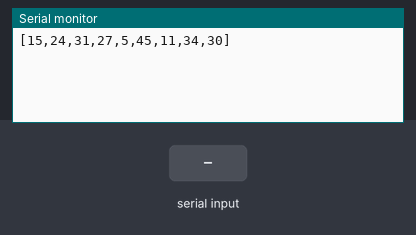
A sketch run on a simulated Arduino Uno, built with avr-gcc and run on an emulated ATmega328P. Parts: the last lines printed to the serial monitor. The test bench sets the inputs (shaded band). Random numbers use the default seed unless the sketch sets one.

Above: at 1.2 s.
1.3 s: "1\n" received over Serial
At 1.9 s:
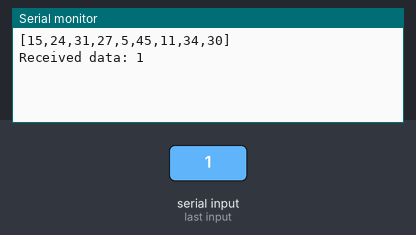
2.8 s: "0\n" received over Serial
At 2.96 s:
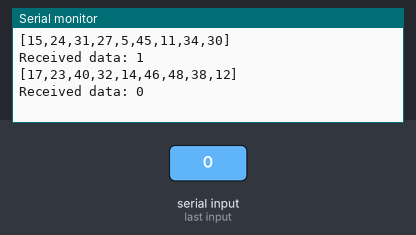
4.3 s: "2\n" received over Serial
At 4.8 s:
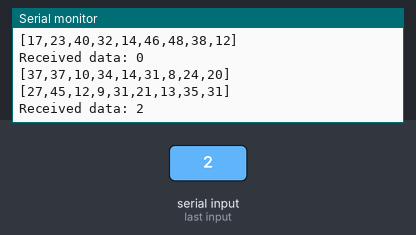
Timing chart, 0 to 7.3 s (numbered marks = the images above; inputs shaded):
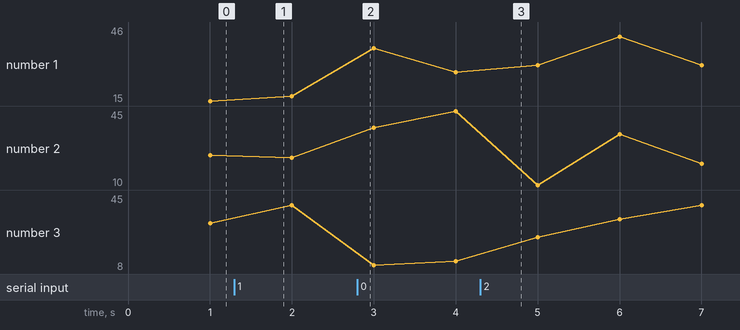

The sketch:

dummyTHD.ino
```cpp
unsigned long previousMillis = 0;   // Variable to store the last time data was sent
const long interval = 1000;         // Interval between data transmissions (in milliseconds)

void setup() {
  Serial.begin(9600);               // Initialize serial communication at 9600 baud rate
  randomSeed(analogRead(0));        // Seed the random number generator with an analog pin reading
}

void loop() {
  unsigned long currentMillis = millis();  // Get the current time in milliseconds

  // Check if it's time to send data
  if (currentMillis - previousMillis >= interval) {
    previousMillis = currentMillis;  // Update the last sent time

    // Generate and send 9 random numbers between 5 and 50
    int data[9];
    for (int i = 0; i < 9; ++i) {
      data[i] = random(5, 51); // Generate random number between 5 and 50
    }

    // Send the data as CSV format
    Serial.print("[");
    for (int i = 0; i < 9; ++i) {
      Serial.print(data[i]);
      if (i < 8) {
        Serial.print(",");
      }
    }
    Serial.println("]");
  }

  // Check if there is incoming data on the serial port
  if (Serial.available() > 0) {
    String msg = Serial.readStringUntil('\n'); // Read the incoming message until newline

    // Respond with "Received data: " followed by the received message
    Serial.print("Received data: ");
    Serial.println(msg);
  }
}
```

Measured:
- after the input at 1.3 s, the serial monitor: prints a new line at once (image 1)
- after the input at 2.8 s, the serial monitor: prints a new line at once (image 2)
- after the input at 4.3 s, the serial monitor: prints a new line at once (image 3)
